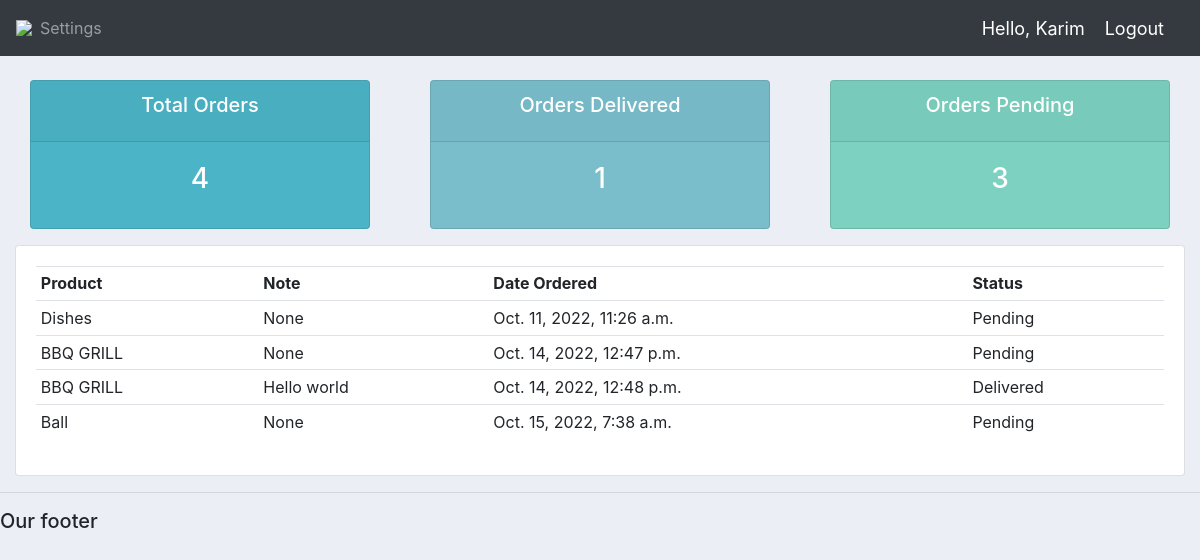
/user/ (signed in), run on the app's committed database.
### accounts/models.py (models this page shows)
class Order(models.Model):
    STATUS = (
                ('Pending', 'Pending'),
                ('Out for Delivery', 'Out for Delivery'),
                ('Delivered', 'Delivered'),
             )
    customer = models.ForeignKey(Customer, null=True, on_delete=models.SET_NULL)
    product = models.ForeignKey(Product, null=True, on_delete=models.SET_NULL)
    date_created = models.DateTimeField(auto_now_add=True)
    status = models.CharField(max_length=200, null=True, choices=STATUS)
    note = models.CharField(max_length=200, null=True)
    def __str__(self):
        return self.product.name

class Product(models.Model):
    CATEGORY = (
        ('Indoor', 'Indoor'),
        ('Outdoor', 'Outdoor'),
    )
    name = models.CharField(max_length=200, null=True)
    price = models.FloatField(null=True)
    category = models.CharField(max_length=200, null=True, choices=CATEGORY)
    description = models.CharField(max_length=200, null=True, blank=True)
    date_created = models.DateTimeField(auto_now_add=True)
    tags = models.ManyToManyField(Tag)
    def __str__(self):
        return self.name

### accounts/decorators.py (the view)
        def wrapper_func(request, *args, **kwargs):
            group = None
            if request.user.groups.exists():
                group = request.user.groups.all()[0].name
            if group in allowed_rules:
                print('Working : ', allowed_rules)
            else:
                return HttpResponse('You are not authorised to view this page')
            return view_func(request, *args, **kwargs)

### accounts/views.py (called while the page is built)
@login_required(login_url='login')
@allowed_users(allowed_rules=['customer'])
def userPage(request):
    orders = request.user.customer.order_set.all()
    total_orders = orders.count()
    delivered = orders.filter(status='Delivered').count()
    pending = orders.filter(status='Pending').count()
    print(orders)
    context = {'orders': orders, 'total_orders': total_orders, 'delivered': delivered, 'pending': pending}
    return render(request, 'accounts/user.html', context)

### accounts/templates/accounts/user.html
{%  extends 'accounts/main.html' %}
{% block content %}
{%  include 'accounts/status.html' %}
<div class="row">
	<div class="col-md">
		<div class="card card-body">
			<table class="table table-sm">
				<tr>
					<th>Product</th>
					<th>Note</th>
					<th>Date Ordered</th>
					<th>Status</th>
				</tr>
				{% for order in orders%}
				<tr>
					<td>{{order.product}}</td>
					<td>{{order.note}}</td>
					<td>{{order.date_created}}</td>
					<td>{{order.status}}</td>
				</tr>
				{% endfor %}
			</table>
		</div>
	</div>
</div>
{% endblock content %}

### accounts/templates/accounts/navbar.html (shortened to what this page needs)
{% load static %}
<nav class="navbar navbar-expand-lg navbar-dark bg-dark">
  <img src = "{% static 'images/logo.png' %}">
    <div class="collapse navbar-collapse" id="navbarNav">
      <ul class="navbar-nav">
        {% if request.user.is_staff %}
        <li class="nav-item active">
          <a class="nav-link" href="{% url 'home' %}">Dashboard</a>
        </li>
        <li class="nav-item">
          <a class="nav-link" href="{% url 'products' %}">Products</a>
        </li>
        {% else %}
        <li class="nav-item">
          <a class="nav-link" href="{% url 'account' %}">Settings</a>
        </li>
        {% endif %}
      </ul>
    </div>
  <span class="hello-msg">Hello, {{request.user}}</span>
  <span ><a class="hello-msg" href="{% url 'logout' %}">Logout</a> </span>
</nav>

### static/css/main.css (style rules this page uses)
body { background-color: #ebeff5; }

### accounts/templates/accounts/navbar.html (style rules this page uses)
.hello-msg { font-size: 18px; color: #fff; margin-right: 20px; }

### data on the page
Order: product "Dishes", note "None", date_created "Oct. 11, 2022, 11:26 a.m.", status "Pending"
Order: product "BBQ GRILL", note "None", date_created "Oct. 14, 2022, 12:47 p.m.", status "Pending"
Order: product "BBQ GRILL", note "Hello world", date_created "Oct. 14, 2022, 12:48 p.m.", status "Delivered"
Order: product "Ball", note "None", date_created "Oct. 15, 2022, 7:38 a.m.", status "Pending"

### other printed values
{{ request.user }} "Karim"
{{ total_orders }} "4"
{{ delivered }} "1"
{{ pending }} "3"
